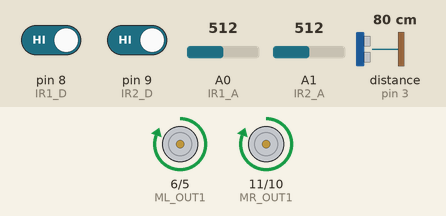
Bench run of a sketch on a simulated Arduino Uno, built with avr-gcc and run on an emulated ATmega328P. Parts: motor-driver pin pairs drawn as motors (green arrow = first pin HIGH = forward, orange = second pin HIGH = backward, longer = more drive). Wiring (inferred from the names in the program): ultrasonic range finder: trigger pin 7; echo pin 3. Inputs (shaded band) come from the test bench; at power-on: distance to the obstacle (sensor on pin 3) 80 cm, pin 8 (IR1_D) HIGH, pin 9 (IR2_D) HIGH, A0 (IR1_A) = 512, A1 (IR2_A) = 512. The echo pulse lasts 58.3 µs per cm; random numbers use the default seed unless the sketch sets one.

Above: at 1.26 s.
1.3 s: distance to the obstacle (sensor on pin 3) set to 2 cm
At 2.3 s:
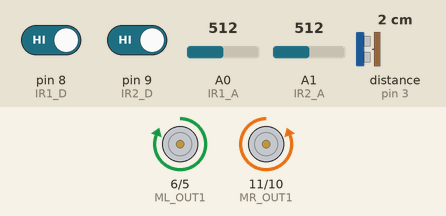
4.3 s: pin 8 (IR1_D) driven LOW
7.3 s: pin 9 (IR2_D) driven LOW
At 9.8 s:
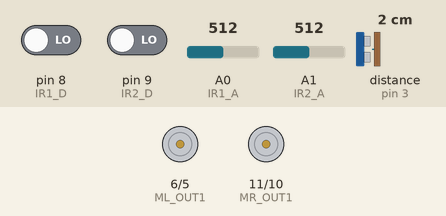
10.3 s: distance to the obstacle (sensor on pin 3) set to 18 cm
At 10.3 s:
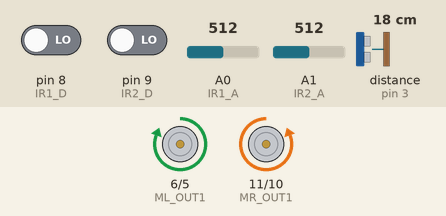
13.3 s: pin 8 (IR1_D) driven HIGH
At 14.5 s:
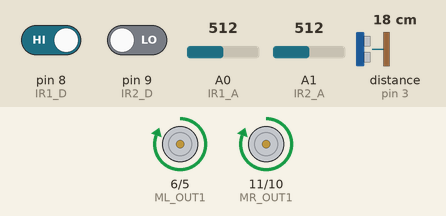
16.3 s: distance to the obstacle (sensor on pin 3) set to 4 cm
Timing chart, 0 to 20.3 s (numbered marks = the images above; inputs shaded):
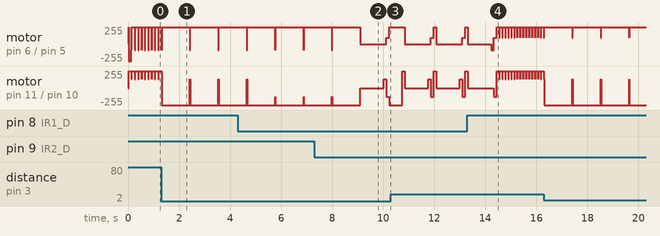

Measured:
- by itself, motor on pin 6 (ML_OUT1) / pin 5 (ML_OUT2): alternates forward 255/255 for 1.1 s and forward 92/255 for 0.01 s

The sketch:

FullCode.ino
```cpp
void moveForward();
void moveBackward();
void moveRight();
void moveLeft();
void stopMotors();
int getDistance();
int rnd;
int threshold = 10;
bool wallFollow = false;

const int ML_OUT1 = 6;   // left motor IN1
const int ML_OUT2 = 5;   // left motor IN2
const int MR_OUT1 = 11;  // right motor IN2
const int MR_OUT2 = 10;  // right motor IN1

const int trigPin = 7;
const int echoPin = 3;

const int IR1_A = A0;  // analog input IR left
const int IR1_D = 8;   // digital input IR left
double A0_Voltage;

const int IR2_A = A1;  // analog input IR right
const int IR2_D = 9;   // digital input IR right
double A1_Voltage;

const int obstacleThreshold = 10;  // Distance in centimeters

#define White 1
#define Black 0

void setup() {
  // Set motor control pins to outputs
  pinMode(ML_OUT1, OUTPUT);
  pinMode(ML_OUT2, OUTPUT);
  pinMode(MR_OUT1, OUTPUT);
  pinMode(MR_OUT2, OUTPUT);

  // Set up ultrasonic sensor pins
  pinMode(trigPin, OUTPUT);
  pinMode(echoPin, INPUT);

  pinMode(IR1_A, INPUT);
  pinMode(IR1_D, INPUT);

  pinMode(IR2_A, INPUT);
  pinMode(IR2_D, INPUT);

  getDistance();
  delay(10);
  // Initialize serial communication for debugging
  Serial.begin(9600);
}

int valueIR1_A;
bool valueIR1_D;
int valueIR2_A;
bool valueIR2_D;

void moveForward() {
  // Function to make the robot move forward
  digitalWrite(ML_OUT1, 92);
  digitalWrite(ML_OUT2, 0);
  digitalWrite(MR_OUT1, 128);
  digitalWrite(MR_OUT2, 0);
}

void moveBackward() {
  // Function to make the robot move forward
  digitalWrite(ML_OUT1, 0);
  digitalWrite(ML_OUT2, 92);
  digitalWrite(MR_OUT1, 0);
  digitalWrite(MR_OUT2, 128);
}

void moveRight() {
  // Function to avoid the obstacle by turning
  digitalWrite(ML_OUT1, 92);
  digitalWrite(ML_OUT2, 0);
  digitalWrite(MR_OUT1, 0);
  digitalWrite(MR_OUT2, 128);
}

void moveLeft() {
  // Function to avoid the obstacle by turning
  digitalWrite(ML_OUT1, 0);
  digitalWrite(ML_OUT2, 92);
  digitalWrite(MR_OUT1, 128);
  digitalWrite(MR_OUT2, 0);
}

void stopMotors() {
  // Function to stop both motors
  digitalWrite(ML_OUT1, 0);
  digitalWrite(ML_OUT2, 0);
  digitalWrite(MR_OUT1, 0);
  digitalWrite(MR_OUT2, 0);
}

void avoidObstacle() {
  moveRight();
  delay(500);
}

int getDistance() {
  // Function to get distance from ultrasonic sensor
  digitalWrite(trigPin, LOW);
  delayMicroseconds(2);
  digitalWrite(trigPin, HIGH);
  delayMicroseconds(10);
  digitalWrite(trigPin, LOW);
  long duration = pulseIn(echoPin, HIGH);
  int distance = duration * 0.0343 / 2;
  return distance;
}

void loop() {
  // Read distance from ultrasonic sensor
  int distance = getDistance();
  // Read IR sensor values
  int valueIR1_A = analogRead(IR1_A);
  bool valueIR1_D = digitalRead(IR1_D);
  A0_Voltage = (double)(valueIR1_A * (double)5 / 1024);

  int valueIR2_A = analogRead(IR2_A);
  bool valueIR2_D = digitalRead(IR2_D);
  A1_Voltage = (double)(valueIR2_A * (double)5 / 1024);

  // Check for obstacle and adjust robot's movement
  if (distance < obstacleThreshold) {
    avoidObstacle();
  } else {
    // Continue forward if no obstacle detected
    moveForward();
  }
  int leftDistance = getDistance();   // Distance to the left wall
  int frontDistance = getDistance();  // Distance in front of the robot

  if (frontDistance > threshold) {  // left hand rule + wall following
    moveForward();
  } else {
    if (leftDistance > threshold) {
      moveLeft();
    } else {
      moveRight();
    }
  }
  if (!wallFollow) {  // highly possible we need to remove this bit, part of
                      // pledge algorithm but it compiles
    // Turn in one direction until a path is found
    moveLeft();
    while (getDistance() < 10) {
      delay(100);
    }
    wallFollow = true;
  } else {
    // Follow the wall
    moveForward();
    if (getDistance() < 10) {
      moveRight();
      delay(500);
    }
  }

  delay(100);

  if (valueIR1_D == Black && valueIR2_D == White) {         // 1=left 2=right
    analogWrite(ML_OUT1, 0);                                // motor1pin1 left
    analogWrite(ML_OUT2, 92);                               // motor1pin2 left
    analogWrite(MR_OUT1, 0);                                // motor2pin2 right
    analogWrite(MR_OUT2, 128);                              // motor2pin1 right
  } else if (valueIR1_D == White && valueIR2_D == Black) {  // moveforward
    analogWrite(ML_OUT1, 92);
    analogWrite(ML_OUT2, 0);
    analogWrite(MR_OUT1, 128);
    analogWrite(MR_OUT2, 0);
  } else if (valueIR1_D == White && valueIR2_D == White) {  // avoidObstacle
    analogWrite(ML_OUT1, 0);
    analogWrite(ML_OUT2, 92);
    analogWrite(MR_OUT1, 128);
    analogWrite(MR_OUT2, 0);
  } else {
    rnd = (int)(rand() % 2);
    analogWrite(ML_OUT1, 0);
    analogWrite(ML_OUT2, 0);
    analogWrite(MR_OUT1, 0);
    analogWrite(MR_OUT2, 0);
    delay(920);
    if (rnd == 0) {
      analogWrite(ML_OUT1, 0);   // motor1pin1 left
      analogWrite(ML_OUT2, 92);  // motor1pin2 left
      analogWrite(MR_OUT1, 0);   // motor2pin2 right
      analogWrite(MR_OUT2, 0);   // motor2pin1 right
      delay(100);
      analogWrite(ML_OUT1, 92);
      analogWrite(ML_OUT2, 0);
      analogWrite(MR_OUT1, 0);
      analogWrite(MR_OUT2, 128);
      delay(100);
    } else {
      analogWrite(ML_OUT1, 0);
      analogWrite(ML_OUT2, 0);
      analogWrite(MR_OUT1, 128);
      analogWrite(MR_OUT2, 0);
      delay(100);
      analogWrite(ML_OUT1, 92);
      analogWrite(ML_OUT2, 0);
      analogWrite(MR_OUT1, 0);
      analogWrite(MR_OUT2, 128);
      delay(100);
    }
  }
  delay(10);
}
```
